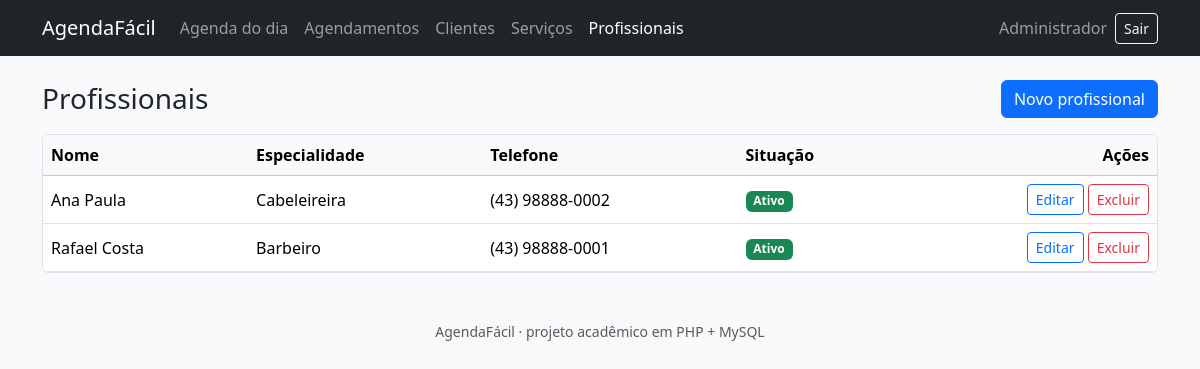
The app's page /profissionais.php (signed in) with its own data.
### tables this page shows
CREATE TABLE profissionais (
    id            INT UNSIGNED NOT NULL AUTO_INCREMENT,
    nome          VARCHAR(100) NOT NULL,
    telefone      VARCHAR(20)  NULL,
    especialidade VARCHAR(80)  NULL,
    ativo         TINYINT(1)   NOT NULL DEFAULT 1,
    PRIMARY KEY (id)
);

### app/bootstrap.php (called while the page is built, shortened)
<?php
require_once __DIR__ . '/helpers.php';
function renderizar(string $view, array $dados = []): void
{
    extract($dados);
    require __DIR__ . '/../views/layout/header.php';
    require __DIR__ . '/../views/' . $view . '.php';
    require __DIR__ . '/../views/layout/footer.php';
}

### app/models/BaseModel.php (called while the page is built, shortened)
<?php
abstract class BaseModel
{
    protected string $tabela;
    protected string $ordem = 'nome';
    protected PDO $db;
    public function __construct()
    {
        $this->db = Database::conectar();
    }
    public function listarTodos(): array
    {
        $sql = "SELECT * FROM {$this->tabela} ORDER BY {$this->ordem}";
        return $this->db->query($sql)->fetchAll();
    }
}

### app/helpers.php (called while the page is built, shortened)
<?php
function e(?string $texto): string
{
    return htmlspecialchars($texto ?? '', ENT_QUOTES, 'UTF-8');
}

### views/profissionais/lista.php (the view, shortened to what this page needs)
<div class="d-flex justify-content-between align-items-center mb-3">
    <h1 class="h3 m-0">Profissionais</h1>
    <a href="profissionais.php?acao=novo" class="btn btn-primary">Novo profissional</a>
</div>
<?php if (empty($profissionais)): ?>
    <div class="alert alert-light border">Nenhum profissional cadastrado.</div>
<?php else: ?>
    <div class="table-responsive bg-white border rounded">
        <table class="table table-hover align-middle mb-0">
            <thead class="table-light">
                <tr>
                    <th>Nome</th>
                    <th>Especialidade</th>
                    <th>Telefone</th>
                    <th>Situação</th>
                    <th class="text-end">Ações</th>
                </tr>
            </thead>
            <tbody>
            <?php foreach ($profissionais as $p): ?>
                <tr>
                    <td><?= e($p['nome']) ?></td>
                    <td><?= e($p['especialidade']) ?></td>
                    <td><?= e($p['telefone']) ?></td>
                    <td>
                        <?php if ($p['ativo']): ?>
                            <span class="badge text-bg-success">Ativo</span>
                        <?php else: ?>
                            <span class="badge text-bg-secondary">Inativo</span>
                        <?php endif; ?>
                    </td>
                    <td class="text-end text-nowrap">
                        <a class="btn btn-sm btn-outline-primary" href="profissionais.php?acao=editar&id=<?= (int) $p['id'] ?>">Editar</a>
                        <form method="post" action="profissionais.php?acao=excluir" class="d-inline"
                              onsubmit="return confirm('Excluir este profissional?');">
                            <button class="btn btn-sm btn-outline-danger" type="submit">Excluir</button>
                        </form>
                    </td>
                </tr>
            <?php endforeach; ?>
            </tbody>
        </table>
    </div>
<?php endif; ?>

### records on screen
profissionais: nome "Ana Paula", especialidade "Cabeleireira", telefone "(43) 98888-0002", ativo "Ativo"
profissionais: nome "Rafael Costa", especialidade "Barbeiro", telefone "(43) 98888-0001", ativo "Ativo"

### other values on screen
$texto "Agenda do dia Agendamentos Clientes Serviços Profissionais"
$logado['nome'] "Administrador"
